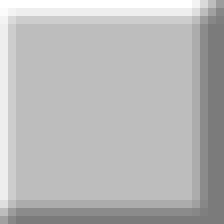
#> input picture Images/unseen.png, 28 x 28 px (shown 8 times larger)
$ python find_flag.py
#> lines starting #> are read from the running program, lines starting #| are printed output that depends on the picture
import pyautogui as gui
from PIL import Image
import random
import time
import pdb

class Minefield:
    # [4 lines left out: function __init__, not called in this run]

class Tile:
    # [4 lines left out: function __init__, not called in this run]

all_tiles = {
        '_': Image.open('Images/unseen.png'),
        0: Image.open('Images/none.png'),
        1: Image.open('Images/1.png'),
        2: Image.open('Images/2.png'),
        3: Image.open('Images/3.png'),
        4: Image.open('Images/4.png'),
        5: Image.open('Images/5.png'),
        6: Image.open('Images/6.png'),
        'b': Image.open('Images/bomb.png'),
        'f': Image.open('Images/flag.png')
        }
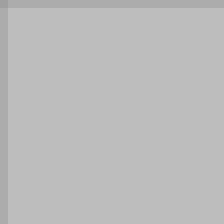
#> input picture Images/none.png, 28 x 28 px (shown 8 times larger)
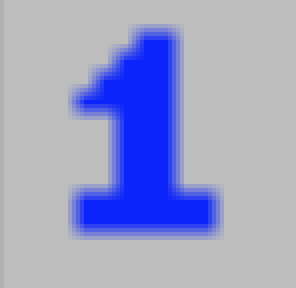
#> input picture Images/1.png, 74 x 72 px (shown 4 times larger)
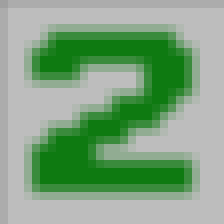
#> input picture Images/2.png, 28 x 28 px (shown 8 times larger)
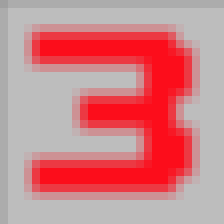
#> input picture Images/3.png, 28 x 28 px (shown 8 times larger)
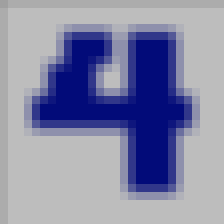
#> input picture Images/4.png, 28 x 28 px (shown 8 times larger)
#> (the run stopped early here; a loop or call above may not have finished)
